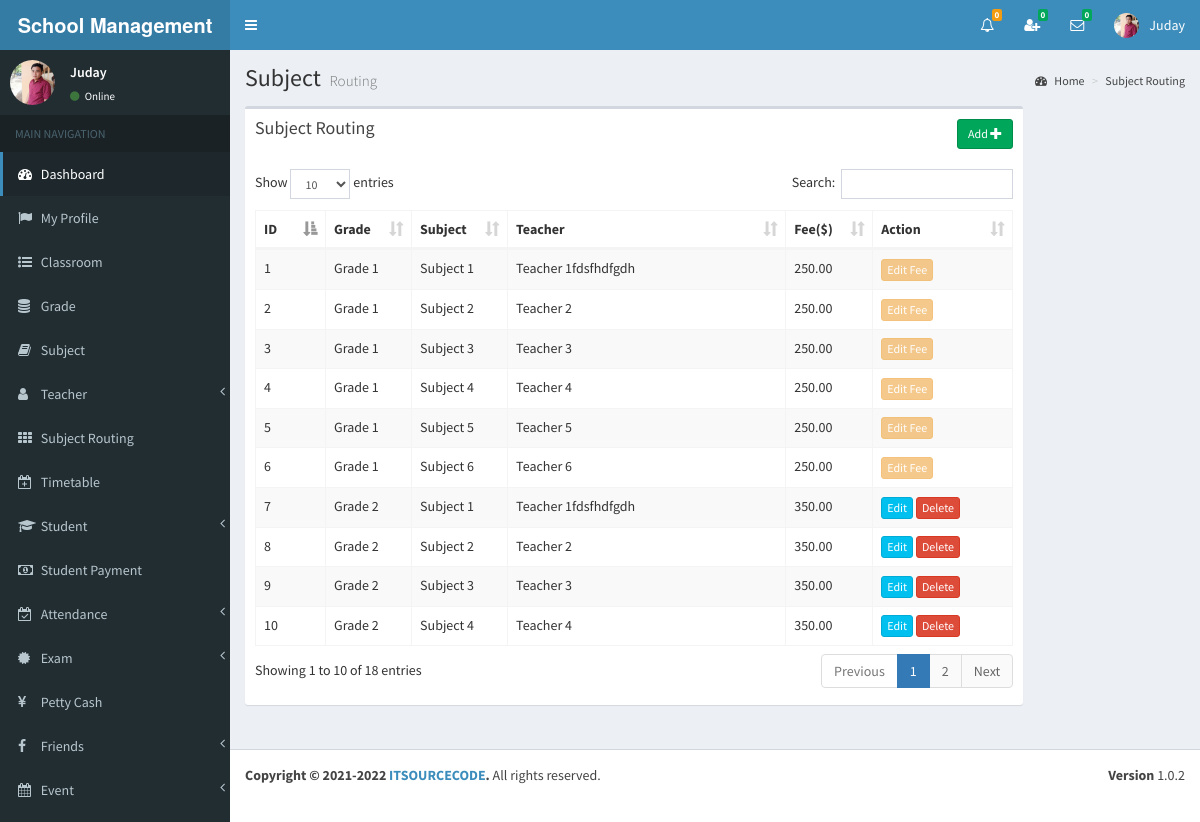
Screenshot of /view/subject_routing.php (signed in) with the database file from the repository.
### tables this page shows
CREATE TABLE `subject_routing` (
  `id` int(11) NOT NULL,
  `grade_id` int(11) NOT NULL,
  `subject_id` int(11) NOT NULL,
  `teacher_id` int(11) NOT NULL,
  `fee` double(11,2) NOT NULL
);

CREATE TABLE `grade` (
  `id` int(11) NOT NULL,
  `name` varchar(255) NOT NULL,
  `admission_fee` double(11,2) NOT NULL,
  `hall_charge` int(11) NOT NULL
);

CREATE TABLE `subject` (
  `id` int(11) NOT NULL,
  `name` varchar(255) NOT NULL
);

CREATE TABLE `teacher` (
  `id` int(11) NOT NULL,
  `full_name` varchar(255) NOT NULL,
  `i_name` varchar(255) NOT NULL,
  `gender` varchar(255) NOT NULL,
  `address` varchar(255) NOT NULL,
  `phone` varchar(255) NOT NULL,
  `email` varchar(255) NOT NULL,
  `image_name` varchar(255) NOT NULL,
  `index_number` bigint(11) NOT NULL,
  `reg_date` date NOT NULL
);

### view/subject_routing.php (the view, shortened to what this page needs)
<?php include_once('head.php'); ?>
<?php include_once('header_admin.php'); ?>
<?php include_once('sidebar.php'); ?>
<div class="content-wrapper">
    <section class="content-header">
    	<h1>
        	Subject
            <small>Routing</small>
        </h1>
        <ol class="breadcrumb">
        	<li><a href="#"><i class="fa fa-dashboard"></i> Home</a></li>
            <li><a href="#">Subject Routing</a></li>
        </ol>
	</section>
	<section class="content" >
    	<div class="row" id="table1">
        	<div class="col-md-10">
            	<div class="box">
                	<div class="box-header">
                 		<a href="#modalInsertform" onClick="" class="btn btn-success btn-sm pull-right" data-id="<?php echo $row["id"]; ?>" data-toggle="modal">Add <span class="glyphicon glyphicon-plus"></span></a>
                  		<h3 class="box-title">Subject Routing</h3>
                	</div>
                	<div class="box-body table-responsive">
                		<table id="example1" class="table table-bordered table-striped">
                            <thead>
                                <th class="col-md-1">ID</th>
                                <th class="col-md-1">Grade</th>
                                <th class="col-md-1">Subject</th>
                                <th class="col-md-4">Teacher</th>
                                <th class="col-md-1">Fee($)</th>
                                <th class="col-md-2">Action</th>
                            </thead>
                        	<tbody>
<?php
include_once('../controller/config.php');
$sql="select subject_routing.id as sr_id,subject_routing.fee as s_fee,grade.name as g_name,subject.name as s_name,teacher.i_name as t_name
	  from subject_routing
      inner join grade
      on subject_routing.grade_id=grade.id
      inner join subject
      on subject_routing.subject_id=subject.id
      inner join teacher
      on subject_routing.teacher_id=teacher.id";
$result=mysqli_query($conn,$sql);
$count = 0;
if(mysqli_num_rows($result) > 0) {
	while($row=mysqli_fetch_assoc($result)){
		$count++;
		$sr_id=$row['sr_id'];
?>
                                <tr>
                                    <td><?php echo $count; ?></td>
               <td id="td1_<?php echo $row['sr_id']; ?>"><?php echo $row['g_name']; ?></td>
               <td id="td2_<?php echo $row['sr_id']; ?>"><?php echo $row['s_name']; ?></td>
               <td id="td3_<?php echo $row['sr_id']; ?>"><?php echo $row['t_name']; ?></td>
               <td id="td4_<?php echo $count; ?>"><?php echo $row['s_fee']; ?></td>
                                    <td id="action_<?php echo $count; ?>">
<?php
$sql1="SELECT * FROM student_subject WHERE sr_id='$sr_id'";
$result1=mysqli_query($conn,$sql1);
if(mysqli_num_rows($result1) > 0) {
	echo '<a href="#" id="edit1_sfee_'.$count.'" onClick="editSubjectFee(this)" class="btn btn-warning btn-xs cant-edit" data-id="'.$sr_id.','.$count.','.$row["s_fee"].'" >Edit Fee</a>';
}else{
	echo '<a href="#modalUpdateform" id="edit_sfee_'.$count.'" onClick="showModal(this)" class="btn btn-info btn-xs" data-id="'.$sr_id.','.$count.'" data-toggle="modal">Edit</a>';
	echo ' <a href="#" class="confirm-delete btn btn-danger btn-xs" id="delete_sfee_'.$count.'" data-id="'.$sr_id.'">Delete</a>';
}
?>
                               		</td>
                            	</tr>
<?php } } ?>
                        	</tbody>
                    	</table>
                	</div>
            	</div>
        	</div>
    	</div>
	</section>
</div>
<?php include_once('footer.php');?>

### view/head.php (shortened to what this page needs)
<!DOCTYPE html>
<html>
<head>
  <link rel="stylesheet" href="../bootstrap/css/bootstrap.min.css">
  <link rel="stylesheet" href="https://cdnjs.cloudflare.com/ajax/libs/font-awesome/4.5.0/css/font-awesome.min.css">
  <link rel="stylesheet" href="https://cdnjs.cloudflare.com/ajax/libs/ionicons/2.0.1/css/ionicons.min.css">
  <link rel="stylesheet" href="../dist/css/AdminLTE.min.css">
  <link rel="stylesheet" href="../dist/css/skins/_all-skins.min.css">
  <link rel="stylesheet" href="../plugins/iCheck/flat/blue.css">
  <link rel="stylesheet" href="../plugins/colorpicker/bootstrap-colorpicker.min.css">
  <link rel="stylesheet" href="../plugins/jvectormap/jquery-jvectormap-1.2.2.css">
  <link rel="stylesheet" href="../plugins/datepicker/datepicker3.css">
  <link rel="stylesheet" href="../plugins/daterangepicker/daterangepicker-bs3.css">
  <link rel="stylesheet" href="../plugins/bootstrap-wysihtml5/bootstrap3-wysihtml5.min.css">
    <link rel="stylesheet" href="../plugins/datatables/dataTables.bootstrap.css">
</head>

### view/header_admin.php (shortened to what this page needs)
<body class="hold-transition skin-blue sidebar-mini" >
<div class="wrapper">
  <header class="main-header" >
    <a href="" class="logo">
      <span class="logo-lg"><strong>School Management System </strong></span>
    </a>
    <nav class="navbar navbar-static-top">
		<a href="#" class="sidebar-toggle" data-toggle="offcanvas" role="button">
       	</a>
		<div class="navbar-custom-menu">
			<ul class="nav navbar-nav">
              <li class="dropdown notifications-menu">
                <a href="#" class="dropdown-toggle" data-toggle="dropdown">
                  <i class="fa fa-bell-o"></i>
<?php
include_once('../controller/config.php');
$my_type=$_SESSION["type"];
if($my_type == 'Admin'){
	$sql1="SELECT COUNT(id) FROM main_notifications WHERE _isread='0'";
	$result1=mysqli_query($conn,$sql1);
	$row1=mysqli_fetch_assoc($result1);
	$notfi_count=$row1['COUNT(id)'];
?>
                  <span class="label label-warning"><?php echo $notfi_count; ?></span>
                </a>
              </li>
<?php }  ?>
<?php
include_once('../controller/config.php');
$my_index=$_SESSION["index_number"];
$my_type=$_SESSION["type"];
$sql="SELECT count(id)
      FROM my_friends
      WHERE my_index='$my_index' AND _status='Pending' AND _isread='0'";
$result=mysqli_query($conn,$sql);
$row=mysqli_fetch_assoc($result);
$unread_count=$row['count(id)'];
?>
              <li class="dropdown messages-menu"  id="friend_request">
              	<a href="#" class="dropdown-toggle" data-toggle="dropdown" onClick="showFriendRequest('<?php echo $my_index; ?>','<?php echo $my_type; ?>')">
                  <i class="fa fa-user-plus"></i>
                  <span class="label label-success"><?php echo $unread_count; ?></span>
                </a>
              </li>
<?php
include_once('../controller/config.php');
$my_index=$_SESSION["index_number"];
$unread_msg_count=0;
$sql="SELECT * FROM my_friends WHERE my_index='$my_index'";
$result=mysqli_query($conn,$sql);
while($row=mysqli_fetch_assoc($result)){
	$friend_index=$row['friend_index'];
	$sql1="SELECT count(id)
		  FROM online_chat
		  WHERE user_index='$friend_index' AND _isread='0'";
	$result1=mysqli_query($conn,$sql1);
	$row1=mysqli_fetch_assoc($result1);
	$unread_msg_count+=$row1['count(id)'];
}
?>
              <li class="dropdown messages-menu" id="unread_msg">
                <a href="#" class="dropdown-toggle" data-toggle="dropdown" >
                  <i class="fa fa-envelope-o"></i>
                  <span class="label label-success"><?php echo $unread_msg_count; ?></span>
                </a>
<?php
include_once('../controller/config.php');
$index=$_SESSION["index_number"];
$type=$_SESSION["type"];
$time='';
$file_path='';
	$sql="SELECT
           DISTINCT conversation_id,friend_index
           FROM
              my_friends
           WHERE
              	my_index='$index'
           ORDER BY
              conversation_id";
	$result=mysqli_query($conn,$sql);
	while($row=mysqli_fetch_assoc($result)){
		$conversation_id=$row['conversation_id'];
		$friend_index=$row['friend_index'];
		$sql3="SELECT * FROM my_friends WHERE conversation_id='$conversation_id' and friend_index='$friend_index'";
		$result3=mysqli_query($conn,$sql3);
		$row3=mysqli_fetch_assoc($result3);
		$friend_type=$row3['friend_type'];
		if($friend_type == "Admin"){
			$sql1="SELECT * FROM admin WHERE index_number='$friend_index'";
			$result1=mysqli_query($conn,$sql1);
			$row1=mysqli_fetch_assoc($result1);
			$friend_name=$row1['i_name'];
			$friend_image=$row1['image_name'];
		}
		if($friend_type == "Teacher"){
			$sql1="SELECT * FROM teacher WHERE index_number='$friend_index'";
			$result1=mysqli_query($conn,$sql1);
			$row1=mysqli_fetch_assoc($result1);
			$friend_name=$row1['i_name'];
			$friend_image=$row1['image_name'];
		}
		if($friend_type == "Student"){
			$sql1="SELECT * FROM student WHERE index_number='$friend_index'";
			$result1=mysqli_query($conn,$sql1);
			$row1=mysqli_fetch_assoc($result1);
			$friend_name=$row1['i_name'];
			$friend_image=$row1['image_name'];
		}
		$sql2="SELECT * FROM online_chat WHERE conversation_id='$conversation_id' ORDER BY id DESC LIMIT 1";
		$result2=mysqli_query($conn,$sql2);
		while($row2=mysqli_fetch_assoc($result2)){
			$last_msg=$row2['msg'];
			$msg_time=$row2['time'];
			$datetime1 = new DateTime($msg_time);
			$datetime2 = new DateTime();
			$interval = $datetime1->diff($datetime2);
			$year = $interval->format('%y y ');
			$month = $interval->format('%m m ');
			$days = $interval->format('%a d');
			$hours = $interval->format('%h h');
			$minutes = $interval->format('%i mins');
			$seconds = $interval->format('%s sec');
			if($year>0){
				$time=$year;
			}else if($month>0){
				$time=$month;
			}else if($days>0){
				$time=$days;
			}else if($hours>0){
				$time=$hours;
			}else if($minutes>0){
				$time=$minutes;
			}else{
				$time=$seconds;
			}
			if($type=="Admin"){
				$file_path="my_friends.php?do=showChatBox&my_index=$index&conversation_id=$conversation_id&friend_index=$friend_index&my_type=$type";
			}
			if($type=="Teacher"){
				$file_path="my_friends2.php?do=showChatBox&my_index=$index&conversation_id=$conversation_id&friend_index=$friend_index&my_type=$type";
			}
			if($type=="Student"){
				$file_path="my_friends1.php?do=showChatBox&my_index=$index&conversation_id=$conversation_id&friend_index=$friend_index&my_type=$type";
			}
?>
                      <li>
                        <a href="<?php echo $file_path; ?>" onClick="msgRead('<?php echo $index; ?>','<?php echo $conversation_id; ?>','<?php echo $friend_index; ?>','<?php echo $type; ?>')">
                          <div class="pull-left">
                            <img src="../<?php echo $friend_image; ?>" class="img-circle" alt="User Image">
                          </div>
                          <h4>
                            <?php echo $friend_name; ?>
                            <small><i class="fa fa-clock-o"></i> <?php echo $time; ?></small>
                          </h4>
                          <p><?php echo $last_msg; ?></p>
                        </a>
                      </li>
 <?php } } ?>
              </li>
<?php
include_once('../controller/config.php');
if($type=="Admin"){
	$sql="SELECT * FROM admin where index_number='$index'";
	$result=mysqli_query($conn,$sql);
	$row=mysqli_fetch_assoc($result);
}
?>
            	<li class="dropdown user user-menu">
                    <a href="#" class="dropdown-toggle" data-toggle="dropdown">
                      <img src="../<?php echo $row['image_name']; ?>" class="user-image" alt="User Image">
                      <span class="hidden-xs"><?php echo $row['i_name']; ?></span>
                    </a>
              </li>
            </ul>
        </div>
	</nav>
  </header>

### view/sidebar.php (shortened to what this page needs)
  <aside class="main-sidebar">
    <section class="sidebar">
<?php
include_once('../controller/config.php');
$index=$_SESSION["index_number"];
$sql="SELECT * FROM admin WHERE index_number='$index'";
$result=mysqli_query($conn,$sql);
$row=mysqli_fetch_assoc($result);
$name=$row['i_name'];
$image=$row['image_name'];
?>
      <div class="user-panel">
      	<div class="pull-left image">
        	<img src="../<?php echo $image; ?>" class="img-circle" alt="User Image">
        </div>
        <div class="pull-left info">
        	<p><?php echo $name; ?></p>
            <a href="#"><i class="fa fa-circle text-success"></i> Online</a>
        </div>
      </div>
      <ul class="sidebar-menu">
        <li class="header">MAIN NAVIGATION</li>
        <li class="active treeview">
          <a href="dashboard.php">
            <i class="fa fa-dashboard"></i> <span>Dashboard</span>
          </a>
        </li>
         <li>
          <a href="admin_profile.php">
            <i class="fa fa-flag"></i> <span>My Profile</span>
          </a>
        </li>
        <li>
          <a href="class_room.php">
            <i class="fa fa-list-ul"></i> <span>Classroom</span>
          </a>
        </li>
        <li>
          <a href="grade.php">
            <i class="fa fa-database"></i> <span>Grade</span>
          </a>
        </li>
        <li>
          <a href="subject.php">
            <i class="fa fa-book"></i> <span>Subject</span>
          </a>
        </li>
        <li class="treeview">
          <a href="#">
            <i class="fa fa-user" aria-hidden="true"></i>
            <span>Teacher</span>
            <span class="pull-right-container">
              <i class="fa fa-angle-left pull-right"></i>
            </span>
          </a>
        </li>
        <li>
          <a href="subject_routing.php">
            <i class="fa fa-th"></i> <span>Subject Routing</span>
          </a>
        </li>
        <li>
          <a href="timetable.php">
            <i class="fa fa-calendar-plus-o"></i> <span>Timetable</span>
          </a>
        </li>
        <li class="treeview">
          <a href="#">
            <i class="fa fa-graduation-cap"></i>
            <span>Student</span>
            <span class="pull-right-container">
              <i class="fa fa-angle-left pull-right"></i>
            </span>
          </a>
        </li>
        <li>
          <a href="student_payment.php">
            <i class="fa fa-money"></i> <span>Student Payment</span>
          </a>
        </li>
         <li class="treeview">
          <a href="#">
            <i class="fa fa-calendar-check-o"></i>
            <span>Attendance</span>
            <span class="pull-right-container">
              <i class="fa fa-angle-left pull-right"></i>
            </span>
          </a>
        </li>
        <li class="treeview">
          <a href="#">
            <i class="fa fa-certificate"></i>
            <span>Exam</span>
            <span class="pull-right-container">
              <i class="fa fa-angle-left pull-right"></i>
            </span>
          </a>
        </li>
        <li>
          <a href="petty_cash.php">
            <i class="fa fa-yen"></i> <span>Petty Cash</span>
          </a>
        </li>
        <li class="treeview">
          <a href="#">
            <i class="fa fa-facebook"></i>
            <span>Friends</span>
            <span class="pull-right-container">
              <i class="fa fa-angle-left pull-right"></i>
            </span>
          </a>
        </li>
        <li class="treeview">
          <a href="#">
            <i class="fa fa-calendar"></i>
            <span>Event</span>
            <span class="pull-right-container">
              <i class="fa fa-angle-left pull-right"></i>
            </span>
          </a>
        </li>
      </ul>
    </section>
  </aside>

### view/footer.php
	<footer class="main-footer">
        <div class="pull-right hidden-xs">
          <b>Version</b> 1.0.2
        </div>
        <strong>Copyright &copy; 2021-2022 <a href="itsourcecode.com">ITSOURCECODE</a>.</strong> All rights reserved.
     </footer>
  </body>
</html>

### rows the page displays
subject_routing: grade.name "Grade 1", subject.name "Subject 1", teacher.i_name "Teacher 1fdsfhdfgdh", fee "250.00"
subject_routing: grade.name "Grade 1", subject.name "Subject 2", teacher.i_name "Teacher 2", fee "250.00"
subject_routing: grade.name "Grade 1", subject.name "Subject 3", teacher.i_name "Teacher 3", fee "250.00"
subject_routing: grade.name "Grade 1", subject.name "Subject 4", teacher.i_name "Teacher 4", fee "250.00"
subject_routing: grade.name "Grade 1", subject.name "Subject 5", teacher.i_name "Teacher 5", fee "250.00"
subject_routing: grade.name "Grade 1", subject.name "Subject 6", teacher.i_name "Teacher 6", fee "250.00"
subject_routing: grade.name "Grade 2", subject.name "Subject 1", teacher.i_name "Teacher 1fdsfhdfgdh", fee "350.00"
subject_routing: grade.name "Grade 2", subject.name "Subject 2", teacher.i_name "Teacher 2", fee "350.00"
subject_routing: grade.name "Grade 2", subject.name "Subject 3", teacher.i_name "Teacher 3", fee "350.00"
subject_routing: grade.name "Grade 2", subject.name "Subject 4", teacher.i_name "Teacher 4", fee "350.00"

### other values shown
$notfi_count "0"
$unread_count "0"
$unread_msg_count "0"
$row['i_name'] "Juday"
$name "Juday"
